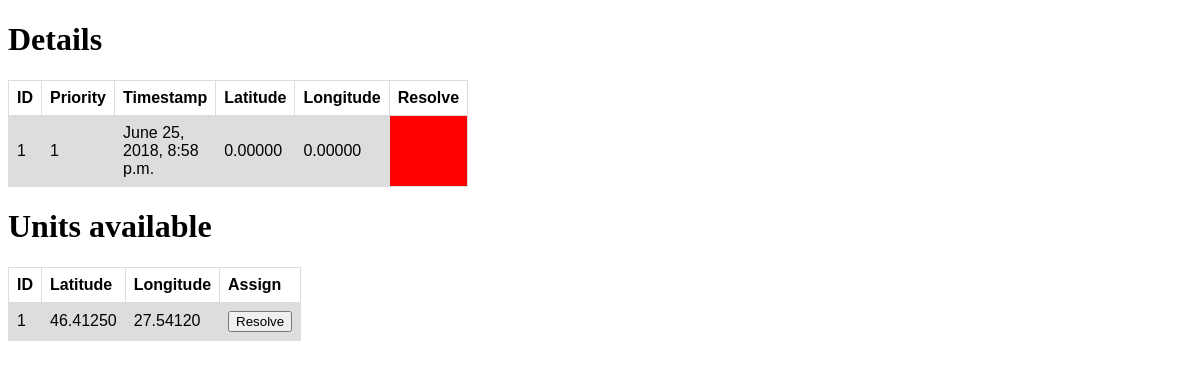
Screenshot of /map/accidents/1/ with the database file from the repository.
### map/models.py (models this page shows)
class Incident(models.Model):
    id = models.IntegerField(primary_key=True)
    timestamp = models.DateTimeField(default=datetime.now)
    latitude = models.DecimalField(max_digits=10, decimal_places=5)
    longitude = models.DecimalField(max_digits=10, decimal_places=5)
    accidentsPriority = models.IntegerField(default=0)
    resolved = models.BooleanField(default=0)

class Unit(models.Model):
    id = models.IntegerField(primary_key=True)
    latitude = models.DecimalField(max_digits=10, decimal_places=5)
    longitude = models.DecimalField(max_digits=10, decimal_places=5)
    accidents = models.ForeignKey(Incident, on_delete=models.CASCADE, default=0)

### map/views.py (the view)
# urls.py: path('accidents/<incident_id>/', views.detail, name='detail')
def detail(request, incident_id):
    template = loader.get_template('map/specificAccident.html')
    all_units = Unit.objects.all()
    specific_incident = Incident.objects.filter(id=incident_id)
    context = {
        'specific_incident': specific_incident,
        'all_units': all_units,
    }
    return HttpResponse(template.render(context, request))

### map/templates/map/specificAccident.html (shortened to what this page needs)
{% load static %}
<!DOCTYPE html>
<html>
<head>
    <link rel="stylesheet" type="text/css" href="{% static 'map/style.css' %}"/>
</head>
<body>
<table class="threeTables detailsTable">
    <h1>Details</h1>
  <tr>
    <th>ID</th>
    <th>Priority</th>
    <th>Timestamp</th>
    <th>Latitude</th>
    <th>Longitude</th>
    <th>Resolve</th>
  </tr>
    {% for item in specific_incident %}
  <tr>
    <td>{{ item.id }}</td>
    <td>{{ item.accidentsPriority }}</td>
    <td>{{ item.timestamp }}</td>
    <td>{{ item.latitude }}</td>
    <td>{{ item.longitude }}</td>
    <td id="isResolved" class="{{ item.resolved }}"></td>
  </tr>
  {% endfor %}
</table>
<table class="threeTables detailsTable">
<h1>Units available</h1></hi>
  <tr>
    <th>ID</th>
    <th>Latitude</th>
    <th>Longitude</th>
    <th>Assign</th>
  </tr>
    {% for item in all_units %}
  <tr>
    <td>{{ item.id }}</td>
    <td>{{ item.latitude }}</td>
    <td>{{ item.longitude }}</td>
  <td><button type = "button" id="buttonDetails" onclick=changeColor()>Resolve</button></td>
  </tr>
  {% endfor %}
</table>
</body>
</html>

### map/static/map/style.css (style rules this page uses)
table { font-family: arial, sans-serif; border-collapse: collapse; }
.threeTables { width: 100px; display: inline; }
td, th { border: 1px solid #dddddd; text-align: left; padding: 8px; }
tr:nth-child(even) { background-color: #dddddd; }
.detailsTable { display: block; }
.False { background-color:red; }

### rows the page displays
Incident: id "1", accidentsPriority "1", timestamp "June 25, 2018, 8:58 p.m.", latitude "0.00000", longitude "0.00000", resolved False (drawn)
Unit: id "1", latitude "46.41250", longitude "27.54120"
